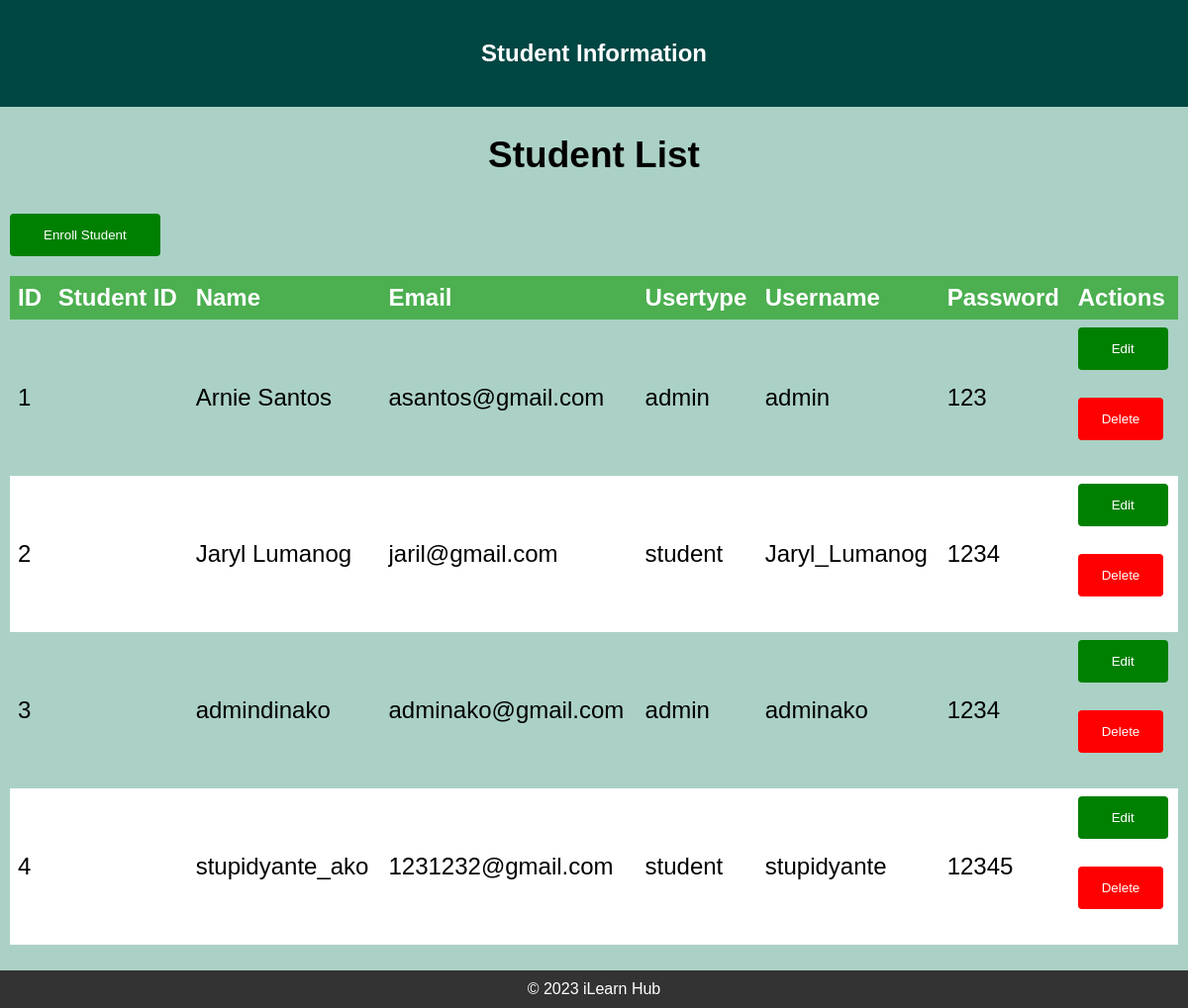
The page /student_listADMIN.php on the database its author committed.
### tables this page shows
CREATE TABLE `students` (
  `student_number` char(50) NOT NULL,
  `student_id` int(11) NOT NULL,
  `student_name` varchar(100) NOT NULL,
  `username` varchar(50) NOT NULL,
  `email` varchar(100) NOT NULL,
  `password` varchar(100) NOT NULL,
  `usertype` varchar(50) NOT NULL
);

### student_listADMIN.php (the view, shortened to what this page needs)
<?php
include 'connect.php';
?>
<!DOCTYPE html>
<html lang="en">
<head>
    <link rel="stylesheet" href="admin.css">
    <link rel="stylesheet" href="https://cdnjs.cloudflare.com/ajax/libs/font-awesome/6.0.0/css/all.min.css">
</head>
<body>
    <header>
    <h1 class="head">Student Information</h1>
    </header>
    <main>
        <section class="content">
            <br>
        <h2 style="font-size: 37px;">Student List</h2>
        <br>
    <button class="was-1" onclick="openAddModal()">Enroll Student</button>
            <table style="font-size: 24px;">
    <thead>
        <tr>
            <th>ID</th>
            <th>Student ID</th>
            <th>Name</th>
            <th>Email</th>
            <th>Usertype</th>
            <th>Username</th>
            <th>Password</th>
            <th>Actions</th>
        </tr>
    </thead>
    <tbody>
        <?php
        $sql = "SELECT * FROM `Students`";
        $result = mysqli_query($conn, $sql);
        if ($result) {
            while ($row = mysqli_fetch_assoc($result)) {
                $id = $row['student_id'];
                $newStudentNumber = $row['student_number'];
                $newStudentName = $row['student_name'];
                $newEmail = $row['email'];
                $newUserType = $row['usertype'];
                $username = $row['username'];
                $password = $row['password'];
                echo '<tr>
                        <td>'.$id.'</td>
                        <td>'.$newStudentNumber.'</td>
                        <td>'.$newStudentName.'</td>
                        <td>'.$newEmail.'</td>
                        <td>'.$newUserType.'</td>
                        <td>'.$username.'</td>
                        <td>'.$password.'</td>
                        <td>
                            <button class="was-1" onclick="openEditModal('.$id.', \''.$newStudentNumber.'\', \''.$newStudentName.'\', \''.$newEmail.'\', \''.$newUserType.'\', \''.$username.'\', \''.$password.'\')">Edit</button>
                            <br><br>
                            <button class="was-2"><a href="delete.php?deleteid='.$id.'" class="text-light">Delete</a></button>
                            <br><br>
                        </td>
                    </tr>';
            }
        }
        ?>
    </tbody>
</table>
        </section>
    </main>
<br><br><br>
    <footer>
        <p>&copy; 2023 iLearn Hub</p>
    </footer>
</body>
</html>

### admin.css (style rules this page uses)
.head { padding: 10px; background-color: #004643; border-radius: 40px; color: #ffffff; }
* { margin: 0; padding: 0; box-sizing: border-box; }
body { font-family: Arial, sans-serif; background-color: #abd1c6; margin: 0; padding: 0; }
header { background-color: #004643; color: #fff; padding: 30px; text-align: center; }
header h1 { margin: 0; font-size: 24px; }
main { padding: 10px; }
footer { background-color: #333; color: #fff; text-align: center; padding: 10px 0; position: fixed; bottom: 0; width: 100%; margin: 0 auto; margin-right: 2%; }
table { width: 100%; border-collapse: collapse; margin-top: 20px; }
th { background-color: #4CAF50; color: white; font-weight: bold; text-align: left; padding: 8px; border: 2px #049b93; }
td { border: black; padding: 8px; }
tr:nth-child(even) { background-color: #ffffff; }
button { padding: 5px 10px; background-color: #007BFF; color: white; border: none; cursor: pointer; border-radius: 3px; }
h2 { text-align: center; margin-bottom: 20px; }

### student_listADMIN.php (style rules this page uses)
a { color:white; text-decoration: none; }
.was-1 { background-color: green; color: white; border: none; padding: 14px 34px; border-radius: 4px; }
.was-2 { background-color: red; color: white; border: none; padding: 14px 24px; border-radius: 4px; }

### rows shown on the page
students: student_id "1", student_name "Arnie Santos", email "asantos@gmail.com", usertype "admin", username "admin", password "123"
students: student_id "2", student_name "Jaryl Lumanog", email "jaril@gmail.com", usertype "student", username "Jaryl_Lumanog", password "1234"
students: student_id "3", student_name "admindinako", email "adminako@gmail.com", usertype "admin", username "adminako", password "1234"
students: student_id "4", student_name "stupidyante_ako", email "1231232@gmail.com", usertype "student", username "stupidyante", password "12345"
